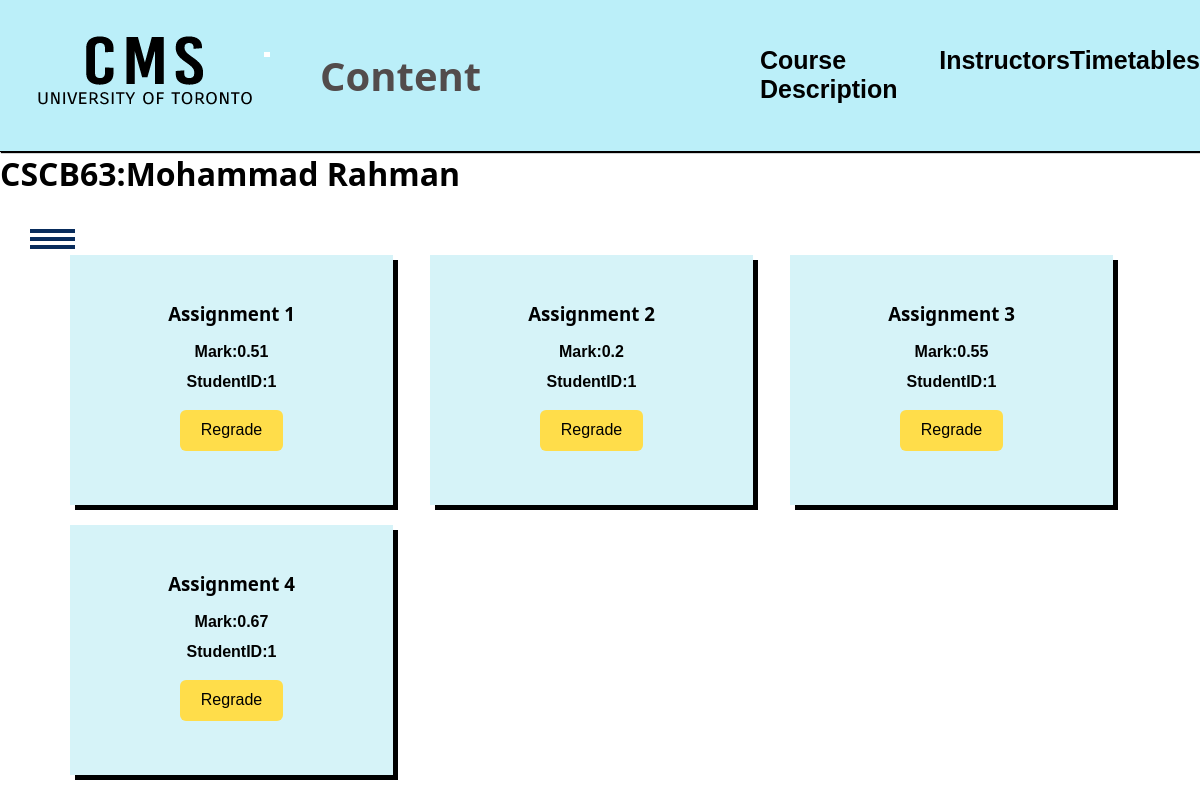
The app's page /courses/CSCB63/grades (signed in) with its own data.
### tables this page shows
CREATE TABLE "grades" (
	"userid"	INTEGER,
	"courseid"	TEXT,
	"assignment_name"	TEXT,
	"grade"	REAL,
	PRIMARY KEY("userid","courseid","assignment_name")
);

### app.py (the view)
@app.route('/courses/<string:courseid>/grades')
def show_course_grades(courseid):
    if check_session():
        return redirect('/login')
    userid = get_userid()
    if userid == -1:
        return "Invalid userid, try logging in"
    user = SESSIONS[request.cookies.get('sessionId')]
    privilege = user.privilege
    if privilege == 1:
        return show_course_grades_student(user, courseid)
    if privilege == 3:
        return show_course_grades_professor(user, courseid)
    else:
        return "Error: You aren't a student or professor"

### app.py (called while the page is built)
def check_session():
    sessionId = request.cookies.get('sessionId')
    if not (sessionId in SESSIONS.keys()):
        print('FAILED Session Check')
        return True
    else:
        print('PASSED Session Check')
        return False

def get_userid():
    if 'sessionId' in request.cookies:
        if request.cookies.get('sessionId') in SESSIONS.keys():
            return SESSIONS[request.cookies.get('sessionId')].userid
    return -1

def checkvalidcourseid(courseid):
    courses = d.query("SELECT * FROM courses WHERE courseid = '"+ courseid +"';")
    return len(courses) != 1

def show_course_grades_student(user, courseid):
    grades = d.query_assoc("SELECT * FROM grades WHERE courseid = '"+courseid+"' AND userid="+str(user.userid)+";")
    if checkvalidcourseid(courseid):
        return "Course ID is invalid"
    print("Grades: " + str(len(grades)) + "Userid: " + str(user.userid))
    g.grades = grades
    g.courseid = courseid
    g.name = user.name
    return render_template('grades.html')

### database.py (called while the page is built)
def dict_factory(cursor, row):
    d = {}
    for idx, col in enumerate(cursor.description):
        d[col[0]] = row[idx]
    return d

def query(sql):
    con = sqlite3.connect(DATABASE_PATH)
    cur = con.cursor()
    cur.execute(sql)
    rows = cur.fetchall()
    con.commit()
    con.close()
    return rows

def query_assoc(sql):
    con = sqlite3.connect(DATABASE_PATH)
    con.row_factory = dict_factory
    cur = con.cursor()
    cur.execute(sql)
    rows = cur.fetchall()
    con.close()
    return rows

### templates/grades.html (shortened to what this page needs)
<!DOCTYPE html>
<html lang="en">
<head>
    <link rel="stylesheet" href="/static/css/style.css">
</head>
<body>
    <header>
        <nav>
            <img class="uoftlogo" src="/static/images/CMSlogo.png" alt="Logo">
            <h1>Content</h1>
            <ul>
                <li><a data-page="course" href="#"><b>Course Description</b></a> </li>
                <li><a data-page="instructors" href="#"><b>Instructors</b></a> </li>
                <li><a data-page="office" href="#"><b>Timetables</b></a> </li>
            </ul>
        </nav>
    </header>
    <h1>{{g.courseid}}:{{g.name}}</h1>
    <div id="sidebar">
        <div class="toggle-btn" onclick="show()">
            <span></span>
            <span></span>
            <span></span>
        </div>
    </div>
    <div class="mainwrap">
        <section class="lecturecontent">
            {%for grade in g.grades%}
            <div class="week">
                <h3 class="item1">{{grade['assignment_name']}}</h3>
                <h4 class="item1">Mark:{{grade['grade']}}</h4>
                <h4 class="item1">StudentID:{{grade['userid']}}</h4>
                <a href="#" class="btn">Regrade</a>
            </div>
            {%endfor%}
        </section>
    </div>
</body>
</html>

### static/css/style.css (style rules this page uses)
* { margin: 0; padding: 0; box-sizing: border-box; }
html { scroll-behavior: smooth; }
h1 { font-family: 'Segoe UI', 'San Francisco', Tahoma, Geneva, Verdana, sans-serif; }
h3 { font-family: 'Segoe UI', 'San Francisco', Tahoma, Geneva, Verdana, sans-serif; }
body { font-family: Helvetica; }
header { font-size: 20px; border-bottom: 1px solid rgb(0, 0, 0); padding-bottom: 1px; position: sticky; top: 0px; background: rgb(187, 239, 249); box-shadow: 1px 1px 1px black; }
nav { position: relative; min-height: 10vh; display: flex; align-items: center; justify-content: space-between; }
.uoftlogo { padding-left: 20px; padding-right: 10px; }
nav h1 { Color: rgb(82, 76, 76); padding-left: 40px; font-size: 40px; flex: 1; }
nav ul { list-style: none; display: flex; justify-content: space-around; font-size: 25px; flex: 1; }
nav a { color: black; text-decoration: none; }
#sidebar { position: fixed; width: 300px; height: 100%; background: #306bac; left: -300px; transition: 0.4s ease; }
#sidebar .toggle-btn { position: absolute; top: 30px; left: 330px; }
.toggle-btn span { width: 45px; height: 4px; background: #082c5c; display: block; margin-top: 4px; }
.btn { margin: 8px 8px; background: #ffdd4a; color: black; padding: 0.6rem 1.3rem; text-decoration: none; border-radius: 6px; transition: 0.2s ease; }
.mainwrap { margin: 5% 70px; line-height: 1.4; display: grid; grid-gap: 20px; }
.lecturecontent { display: grid; grid-gap: 20px; grid-template-columns: repeat(3, minmax(200px, 1fr)); }
.week { background: rgb(214, 243, 248); text-align: center; padding: 1.5rem 2rem; box-shadow: 5px 5px black; display: flex; flex-direction: column; align-items: center; justify-content: center; min-height: 250px; max-width: 95%; }
.week h3 { margin-bottom: 14px; }
.week h4 { margin-bottom: 8px; }

### records on screen
grades: assignment_name "Assignment 1", grade "0.51", userid "1"
grades: assignment_name "Assignment 2", grade "0.2", userid "1"
grades: assignment_name "Assignment 3", grade "0.55", userid "1"
grades: assignment_name "Assignment 4", grade "0.67", userid "1"

### other values on screen
{{ g.courseid }} "CSCB63"
{{ g.name }} "Mohammad Rahman"
